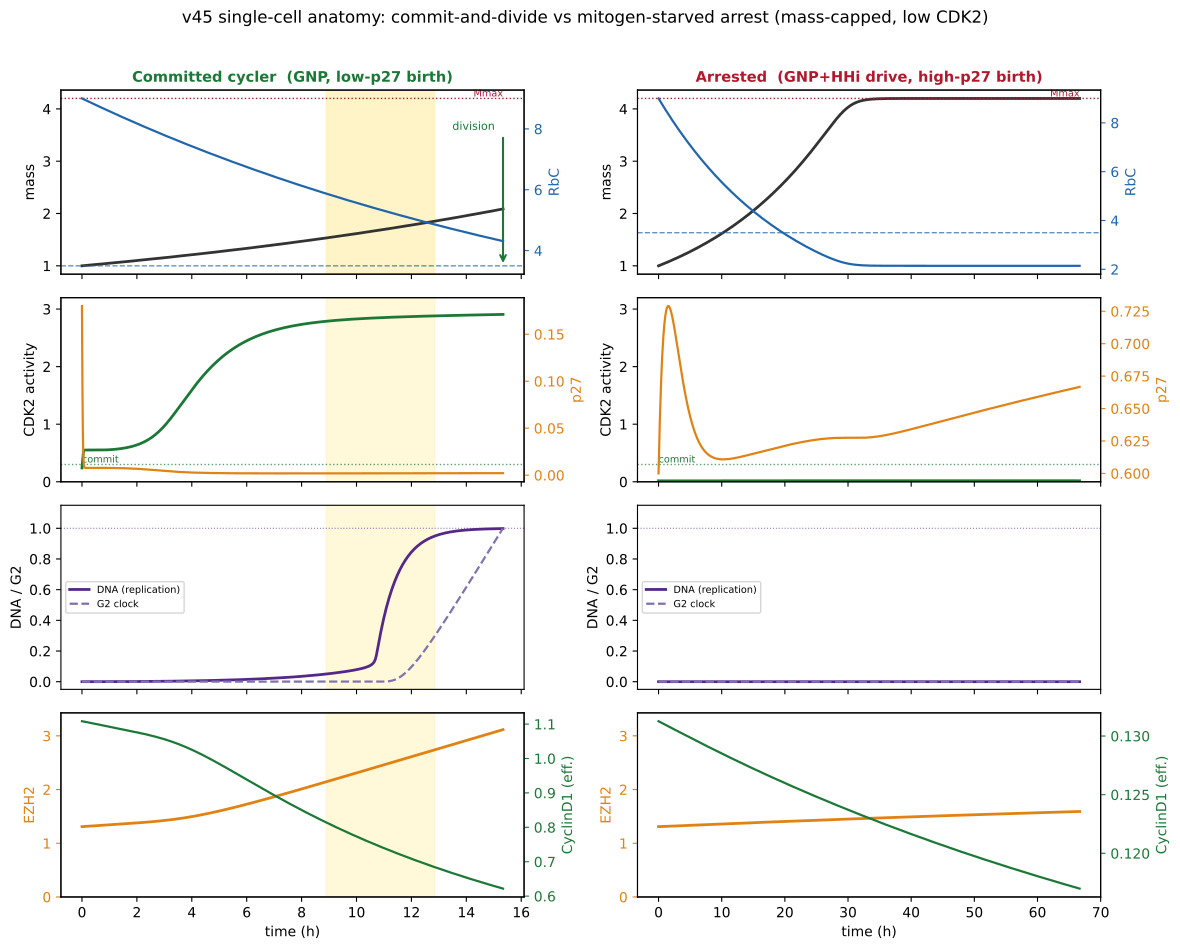

The script that saved this image:
"""v45 Figure -- single-cell anatomy: a committed cycler vs a mass-capped arrested cell.

Two columns of stacked trajectories (one cell each, from a noisy birth):
  LEFT  = committed GNP cycler (low-p27 birth): grows, dilutes Rb, commits (CDK2 toggle flips,
          p27 cleared), fires S, builds G2, divides. EZH2 integrates over the cycle; CyclinD1 dips
          as EZH2 rises.
  RIGHT = arrested cell (low CyclinD1 drive + high-p27 birth): no mitogen bootstrap -> never commits;
          mass grows to the cap and stalls; RbC floors; CDK2 stays low -> permanent G0.

Rows: mass & RbC | CDK2 activity & p27 (the toggle) | Dna & G2 clock | EZH2 & effective CyclinD1.

Run:  ./venv/bin/python simulations/fig_v45_single_cell.py
"""
import sys, os
sys.path.insert(0, os.path.dirname(os.path.dirname(os.path.abspath(__file__))))
import numpy as np
import matplotlib.pyplot as plt
import tellurium as te
sys.path.insert(0, os.path.dirname(os.path.abspath(__file__)))
import v45_stochastic_commitment as v45

SEL = v45.SEL


def sim_raw(Cd_drive, EZH2i, p27_0, CDK2_0, EZH2_0, t_max):
    """Direct kernel run returning the full trajectory (works for arrested cells too)."""
    rr = te.loada(v45.KERNEL)
    rr['Cd_drive'] = Cd_drive; rr['EZH2i'] = EZH2i
    rr['p27'] = p27_0; rr['CDK2'] = CDK2_0; rr['EZH2'] = EZH2_0
    rr['Cdh1'] = 1.0; rr['G2p'] = 0.0; rr['Dna'] = 0.0; rr['mass'] = 1.0
    rr['Rb'] = rr['ksRb'] / rr['kdRb']
    rr.integrator.setValue("absolute_tolerance", 1e-9); rr.integrator.setValue("relative_tolerance", 1e-7)
    r = rr.simulate(0, t_max, 3000, selections=SEL)
    return {k: np.array(r[k]) for k in SEL}


# committed cycler: GNP drive, low-p27 birth -> one cycle to division
gnp_drive, _ = v45.condition_drive('GNP')
E0 = v45.equilibrate_ezh2(gnp_drive, 0)
traj_c, _, _, _ = v45.run_cell(p27_0=0.18, CDK2_0=0.6, Cd_drive=gnp_drive, EZH2_0=E0, EZH2i=0)

# arrested: GNP+HHi drive (low CyclinD1), high-p27 birth -> never commits
hhi_drive, _ = v45.condition_drive('GNP+HHi')
traj_a = sim_raw(hhi_drive, 0, p27_0=0.6, CDK2_0=0.1, EZH2_0=E0, t_max=4000)


def cdk2act(tr):
    return tr['CDK2'] / (1 + tr['p27'] / v45._rr['Ki'])


fig, axes = plt.subplots(4, 2, figsize=(12, 9.5), sharex='col')
cols = [('Committed cycler  (GNP, low-p27 birth)', traj_c, '#1B7837'),
        ('Arrested  (GNP+HHi drive, high-p27 birth)', traj_a, '#B2182B')]

for j, (title, tr, accent) in enumerate(cols):
    t = tr['time'] / 60.0
    # shade S phase (committed col only, where it exists)
    inS = (tr['Dna'] >= 0.05) & (tr['Dna'] < 0.95)
    if inS.any():
        axes[0, j].axvspan(t[inS][0], t[inS][-1], color='#FFF3BF', alpha=0.7, zorder=0)
        for i in range(4):
            axes[i, j].axvspan(t[inS][0], t[inS][-1], color='#FFF3BF', alpha=0.6, zorder=0)
    # row 0: mass & RbC
    ax = axes[0, j]; ax.plot(t, tr['mass'], color='#333', lw=2, label='mass')
    ax.axhline(v45._rr['Mmax'], color='#B2182B', ls=':', lw=1)
    ax.text(t[-1], v45._rr['Mmax'], ' Mmax', va='bottom', ha='right', fontsize=7, color='#B2182B')
    ax.set_ylabel('mass'); axt = ax.twinx()
    axt.plot(t, tr['Rb'] / tr['mass'], color='#2166AC', lw=1.6, label='RbC')
    axt.axhline(v45._rr['KfireRb'], color='#2166AC', ls='--', lw=1, alpha=0.7)
    axt.set_ylabel('RbC', color='#2166AC'); axt.tick_params(axis='y', colors='#2166AC')
    ax.set_title(title, fontweight='bold', fontsize=10.5, color=accent)
    # row 1: CDK2act & p27 (the toggle)
    ax = axes[1, j]; ax.plot(t, cdk2act(tr), color='#1B7837', lw=2, label='CDK2 activity')
    ax.axhline(v45.COMMIT_CDK2, color='#1B7837', ls=':', lw=1, alpha=0.7)
    ax.text(t[0], v45.COMMIT_CDK2, 'commit', fontsize=7, color='#1B7837', va='bottom')
    ax.set_ylabel('CDK2 activity'); ax.set_ylim(0, max(0.9, cdk2act(traj_c).max() * 1.1))
    axt = ax.twinx(); axt.plot(t, tr['p27'], color='#E08214', lw=1.6); axt.set_ylabel('p27', color='#E08214')
    axt.tick_params(axis='y', colors='#E08214')
    # row 2: Dna & G2 clock
    ax = axes[2, j]; ax.plot(t, tr['Dna'], color='#542788', lw=2, label='DNA (replication)')
    ax.plot(t, tr['G2p'], color='#8073AC', lw=1.6, ls='--', label='G2 clock')
    ax.axhline(1.0, color='#542788', ls=':', lw=0.8, alpha=0.6)
    ax.set_ylabel('DNA / G2'); ax.set_ylim(-0.05, 1.15); ax.legend(fontsize=7, loc='center left')
    # row 3: EZH2 & effective CyclinD1
    ax = axes[3, j]; ax.plot(t, tr['EZH2'], color='#E08214', lw=2, label='EZH2')
    ax.set_ylabel('EZH2', color='#E08214'); ax.tick_params(axis='y', colors='#E08214')
    ax.set_ylim(0, max(traj_c['EZH2'].max(), traj_a['EZH2'].max()) * 1.1)
    axt = ax.twinx(); axt.plot(t, tr['Cd'], color='#1B7837', lw=1.6, label='CyclinD1 (eff.)')
    axt.set_ylabel('CyclinD1 (eff.)', color='#1B7837'); axt.tick_params(axis='y', colors='#1B7837')
    axes[3, j].set_xlabel('time (h)')

axes[0, 0].annotate('', xy=(traj_c['time'][-1] / 60, 1.0), xytext=(traj_c['time'][-1] / 60, 3.5),
                    arrowprops=dict(arrowstyle='->', color='#1B7837', lw=1.5))
axes[0, 0].text(traj_c['time'][-1] / 60 - 0.3, 3.6, 'division', color='#1B7837', fontsize=8, ha='right')
fig.suptitle('v45 single-cell anatomy: commit-and-divide vs mitogen-starved arrest (mass-capped, low CDK2)',
             fontsize=12, y=0.995)
fig.tight_layout(rect=[0, 0, 1, 0.98])
fig.savefig('simulations/fig_v45_single_cell.png', dpi=165, bbox_inches='tight')
fig.savefig('simulations/fig_v45_single_cell.pdf', bbox_inches='tight')
print('wrote simulations/fig_v45_single_cell.{png,pdf}')
print(f'  committed period {traj_c["time"][-1]/60:.1f}h; arrested mass plateau {traj_a["mass"][-1]:.2f} (cap {v45._rr["Mmax"]})')
